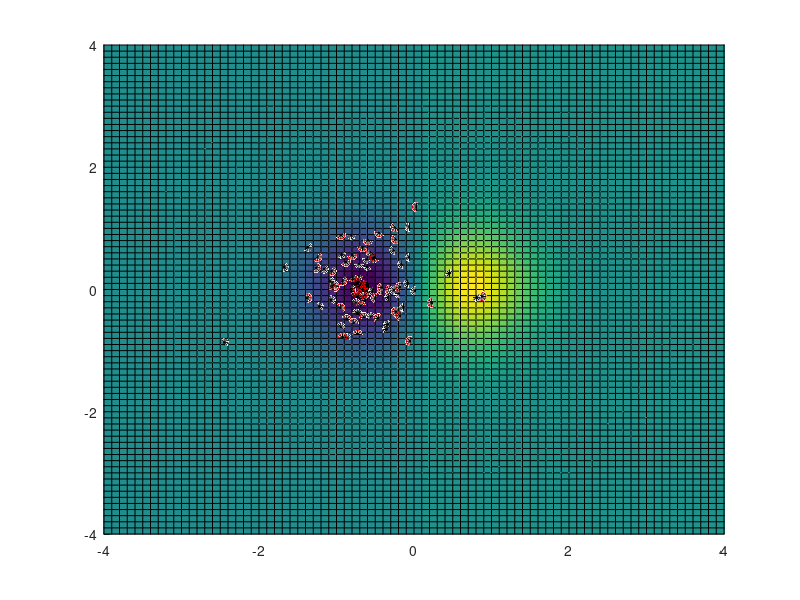

Here is the MATLAB script that generated this plot:
clear all
close all
clc
%% OMAR BARUCH MORON lOPEZ 
%213605572                   
%% Funcion a analizar
% 
% f=@(x,y)((x-2).^2)+((y-2).^2);
% [xfuncion,yfuncion]=meshgrid(-20:.5:20,-10:.5:20);
% z=((xfuncion-2).^2)+((yfuncion-2).^2);
% axis([-20 20 -10 20])

f=@(x,y) x.*exp(-x.^2-y.^2);
[xfuncion,yfuncion]=meshgrid(-20:.1:20,-10:.1:20);
z=xfuncion.*exp(-xfuncion.^2-yfuncion.^2);
axis([-4 4 -4 4])

hold on
%% VARIABLES QUE SE PUEDEN MODIFICAR 
G = 15; %Generaciones
mu = 100; %Poblacion
lambda=90; %Hijos que se tendran
%Este algoritmo hace que nascan lambda hijos y los sustituye por los peores lambda(cantidad) padres.
%%
xl = [-5; -5]; %Limites 
xu = [5; 5];
D = 2; %Genes

%%
x = zeros(D,mu+lambda);%Poblacion con genes
sigma = zeros(D,mu+lambda); %Sigma de la poblacion

fitness = zeros(1,mu+lambda); %Sirve al final para ordenar y dejar al menos optimo al final
%% Inizializar poblacion
for i=1:mu
    x(:,i) = xl+(xu-xl).*rand(D,1); %Inizlializar corrdenadas random dentro de los limites
    sigma(:,i) = rand(D,1); %Iniziliaziar algun sigma random
end
%% Repetir Generaciones
for t=1:G
    
    for t=mu:mu+lambda
    %%Elejir 2 padres aleatorios difrentes entre si 
    r1 = randi([1 mu]);
    r2 = r1;
    
    while r2==r1
        r2 = randi([1 mu]);
    end
    %
    x(:,t)=(x(:,r1)+x(:,r2))/2; %valores de de dos padres aleatorios entre 2 para nuevos genes del hijo(mu+1) 
    sigma(:,t)=(sigma(:,r1)+sigma(:,r2))/2; 
    
    r = normrnd(0,sigma(:,mu+lambda)); %Valores random con la desviacion estandar para mutar al hijo
    x(:,t) = x(:,t)+r;
    end
    %
    fitness2=fitness;
    x2=x;
    sigma2=sigma;
    
    for i=1:mu
        fitness2(i) = f(x2(1,i),x2(2,i));%Evaluar que tan chingones son 
    end
    
    for i=mu:mu+lambda 
        fitness(i) = f(x(1,i),x(2,i));%Evaluar que tan chingones son 

    end
    % ordenar para dejar al final al menos chido que depsues no se tomara
    % en cuenta y terminara por ser sustituido por un hijo mutado todo
    % vergas.
    [~,ind] = sort(fitness2);
    fitness2 = fitness2(ind);
    x2 = x(:,ind);
    sigma2 = sigma(:,ind)
        
    for i=1:lambda
    fit(:,i)=fitness2(:,i);
    xdos(:,i)=x2(:,i);
    sig(:,i)=sigma2(:,i);
    end
    
     fitness= [fit fitness(:,1:mu)];
     x = [xdos x(:,1:mu)];
     sigma = [sig sigma(:,1:mu)];
    
    cla;
    for q=1:mu+lambda
        if q>=mu+1
        plot3(x(1,q),x(2,q),f(x(1,q),x(2,q)),'ro');
        end
        plot3(x(1,q),x(2,q),f(x(1,q),x(2,q)),'k*');
    end
     surfc(xfuncion,yfuncion,z);
     pause(.5);
end